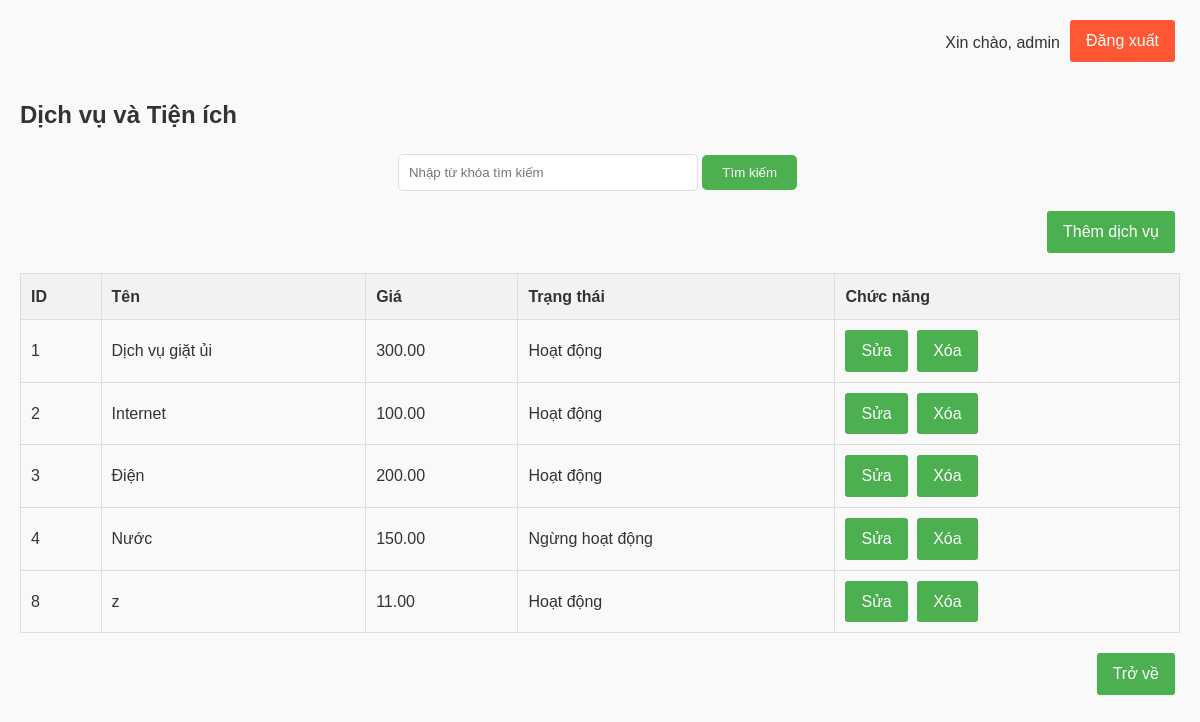
Page /dichvu_tienich.php (signed in) on the committed database.
### tables this page shows
CREATE TABLE `services` (
  `service_id` int(11) NOT NULL,
  `service_name` varchar(100) NOT NULL,
  `description` text DEFAULT NULL,
  `price` decimal(10,2) NOT NULL,
  `status` enum('active','inactive') DEFAULT 'active',
  `created_at` timestamp NOT NULL DEFAULT current_timestamp()
);

### dichvu_tienich.php (the view, shortened to what this page needs)
<?php
include('connect.php');
$services_query = "SELECT * FROM services";
$services_result = $conn->query($services_query);
?>
<!DOCTYPE html>
<html lang="en">
<head>
    <link rel="stylesheet" href="css/style.css">
</head>
<body>
    <div class="container">
        <div class="user-info">
            <?php
                if (isset($_SESSION['username'])) {
                    echo "<p>Xin chào, " . $_SESSION['username'] . "</p>";
                }
            ?>
        </div>
        <a href="logout.php" class="btn logout-button">Đăng xuất</a>
        <h2>Dịch vụ và Tiện ích</h2>
        <form method="GET" action="search_service.php" class="search-form">
            <input type="text" name="query" placeholder="Nhập từ khóa tìm kiếm">
            <button type="submit" class="btn">Tìm kiếm</button>
        </form>
        <div class="button-container add-buttons">
            <a href="add_dichvu.php" class="btn">Thêm dịch vụ</a>
        </div>
        <?php if ($services_result->num_rows > 0): ?>
            <table>
                <tr>
                    <th>ID</th>
                    <th>Tên</th>
                    <th>Giá</th>
                    <th>Trạng thái</th>
                    <th>Chức năng</th>
                </tr>
                <?php while ($row = $services_result->fetch_assoc()): ?>
                    <tr>
                        <td><?php echo $row["service_id"]; ?></td>
                        <td><?php echo $row["service_name"]; ?></td>
                        <td><?php echo $row["price"]; ?></td>
                        <td><?php echo ($row["status"] == 'active') ? 'Hoạt động' : 'Ngừng hoạt động'; ?></td>
                        <td>
                            <a href="edit_service.php?service_id=<?php echo $row['service_id']; ?>" class="btn">Sửa</a>
                            <a href="delete_service.php?service_id=<?php echo $row['service_id']; ?>" class="btn" onclick="return confirm('Bạn có chắc chắn muốn xóa dịch vụ này?')">Xóa</a>
                        </td>
                    </tr>
                <?php endwhile; ?>
            </table>
        <?php else: ?>
            <p>Không có dịch vụ nào.</p>
        <?php endif; ?>
        <div class="button-container add-buttons">
            <a href="dashboard.php" class="btn">Trở về</a>
        </div>
    </div>
</body>
</html>

### css/style.css (style rules this page uses)
* { margin: 0; padding: 0; box-sizing: border-box; }
body { font-family: Arial, sans-serif; background-color: #f9f9f9; color: #333; line-height: 1.6; }
.container { max-width: 1200px; margin: 0 auto; padding: 20px; position: relative; }
h2 { margin-bottom: 20px; color: #333; font-size: 24px; }
.btn { display: inline-block; padding: 8px 16px; background-color: #4CAF50; color: white; text-decoration: none; border: none; border-radius: 3px; cursor: pointer; transition: background-color 0.3s; margin-right: 5px; }
table { width: 100%; border-collapse: collapse; margin-bottom: 20px; }
th, td { padding: 10px; border: 1px solid #ddd; text-align: left; }
th { background-color: #f2f2f2; color: #333; font-weight: bold; }
.search-form { text-align: center; margin-bottom: 20px; }
.search-form input[type="text"] { padding: 10px; border: 1px solid #ddd; border-radius: 5px; width: 300px; }
.search-form button { padding: 10px 20px; background-color: #4CAF50; color: white; border: none; border-radius: 5px; cursor: pointer; transition: background-color 0.3s; }
.button-container { justify-content: flex-start; margin-bottom: 20px; }
.button-container .btn { flex-grow: 1; }
.add-buttons { text-align: right; }
.logout-button { position: absolute; top: 20px; right: 20px; background-color: #ff5733; color: white; padding: 8px 16px; border: none; border-radius: 3px; cursor: pointer; transition: background-color 0.3s; }
.user-info { display: flex; justify-content: flex-end; align-items: center; margin-bottom: 40px; position: relative; z-index: 1; margin-right: 120px; }
.user-info p { padding-top: 10px; }

### rows in the picture
services: service_id "1", service_name "Dịch vụ giặt ủi", price "300.00", status "Hoạt động"
services: service_id "2", service_name "Internet", price "100.00", status "Hoạt động"
services: service_id "3", service_name "Điện", price "200.00", status "Hoạt động"
services: service_id "4", service_name "Nước", price "150.00", status "Ngừng hoạt động"
services: service_id "8", service_name "z", price "11.00", status "Hoạt động"

### other values in the picture
$_SESSION['username'] "admin"
